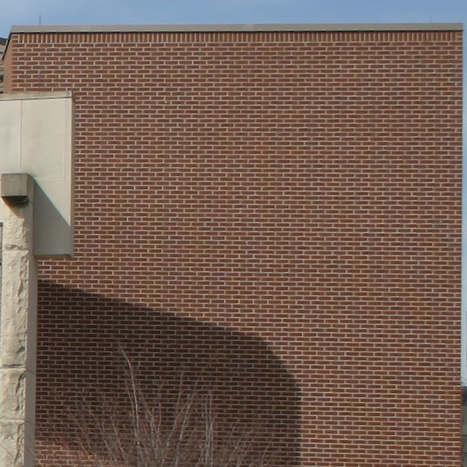
#> input picture Image_Processing_Exercise_2/images/bricks.tiff, 467 x 467 px
$ python Task2.py   (older library calls are emulated)
#> lines starting #> are read from the running program, lines starting #| are printed output that depends on the picture
from scipy import misc
import scipy.ndimage.filters as fi
from scipy import signal
import math
import numpy as np
import matplotlib.pyplot as plt

#######
#  a) #
#######

def downsample(img):
	# Get image dimensions
	img_width = len(img)
	img_height = len(img[0])

	# Create output image (half width and height of the original image)
	out_img = np.zeros((math.ceil(img_width / 2), math.ceil(img_height / 2), 3))

	# For every other row and column
	for y in range(0, img_height, 2):
		for x in range(0, img_width, 2):
			out_img[x // 2, y // 2] = img[x, y] # Sample the image

	# Return downsampled image
	return out_img

# Loads and returns input image 'file' as a float image in [0, 1] range
def load_image(file, m):
#> called with file = 'images/bricks.tiff', m = 'RGB'
	img = misc.imread(file, mode=m)
#> img is the input picture: shape (467, 467, 3); mean R, G, B 115.8, 94.9, 83.7
	img = img.astype(float)
	img *= 1.0 / 255.0
	return img

# Load image
img = load_image("images/bricks.tiff", 'RGB')

# Create figure for low-pass filter
fig = plt.figure()

# Plot original
a = fig.add_subplot(1,2,1)
a.set_title('Original')
plt.imshow(img, cmap=plt.cm.gray)

# Plot downsampled image
a = fig.add_subplot(1,2,2)
a.set_title('Downsampled')
plt.imshow(downsample(img), cmap=plt.cm.gray)
#> in downsample, `img_width = len(img)`: img_width = 467
#> after the loop in downsample, `for y in range(0, img_height, 2):`:
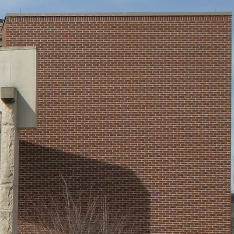
#> out_img: shape (234, 234, 3) float64; mean R, G, B 0.454, 0.373, 0.329

#######
#  b) #
#######

# Takes a RGB image 'img' and performs 2D spatial convolution on it using the kernel 'kernel'
# (not particularly fast...)
def convolve(img, kernel):
	img_width = len(img)
#> img_width = 467
	img_height = len(img[0])
#> img_height = 467
	channel_count = len(img[0, 0])
#> channel_count = 3
	kernel_width = len(kernel)
	kernel_height = len(kernel[0])

	# Pad the kernel to the size of the image
	kernel = np.pad(kernel, (0, img_width - kernel_width), 'constant')

	# Create output image
	out_img = np.zeros((img_width, img_height, channel_count))

	# For every channel
	for i in range(channel_count):
		# Create an image containing only component 'i' of our original image
		convolved_channel = np.zeros((img_width, img_height))
		for y in range(img_height):
			for x in range(img_width):
				convolved_channel[x, y] = img[x, y, i]

		# Convolve channel image
		convolved_channel = np.fft.ifft2(np.fft.fft2(convolved_channel) * np.fft.fft2(kernel)).real

		# Put convolution result in output image
		for y in range(img_height):
			for x in range(img_width):
				out_img[x, y, i] = convolved_channel[x, y]
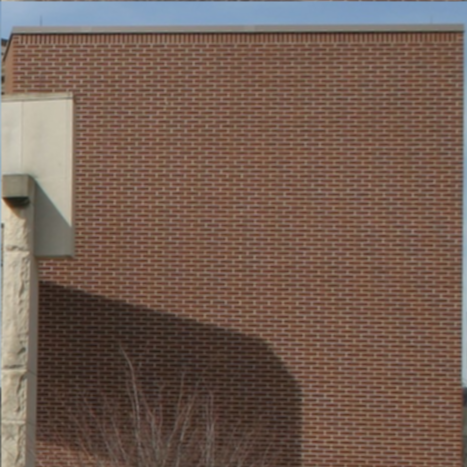
#> out_img: shape (467, 467, 3) float64; mean R, G, B 0.454, 0.372, 0.328

	# Return output image
	return out_img

def smooth_image(img, kernel_size):
	# Create our gaussian kernel
	gauss = np.zeros((kernel_size, kernel_size))
	gauss[kernel_size // 2, kernel_size // 2] = 1
	gauss = fi.gaussian_filter(gauss, 1.0)

	# Convolve and return
	return convolve(img, gauss)

# Create figure for low-pass filter
fig = plt.figure()

# Plot original
a = fig.add_subplot(2,2,1)
a.set_title('Original')
plt.imshow(img, cmap=plt.cm.gray)

# Plot downsampled and smoothed image (kernel_size = 3)
a = fig.add_subplot(2,2,2)
a.set_title('Kernel size = 3')
plt.imshow(downsample(smooth_image(img, 3)), cmap=plt.cm.gray)
#> after the loop in downsample (call 2), `for y in range(0, img_height, 2):`:
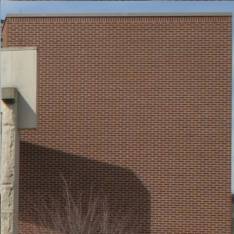
#> out_img: shape (234, 234, 3) float64; mean R, G, B 0.454, 0.373, 0.329

# Plot downsampled and smoothed image (kernel_size = 5)
a = fig.add_subplot(2,2,3)
a.set_title('Kernel size = 5')
plt.imshow(downsample(smooth_image(img, 5)), cmap=plt.cm.gray)
#> after the loop in convolve (call 2), `for i in range(channel_count):`:
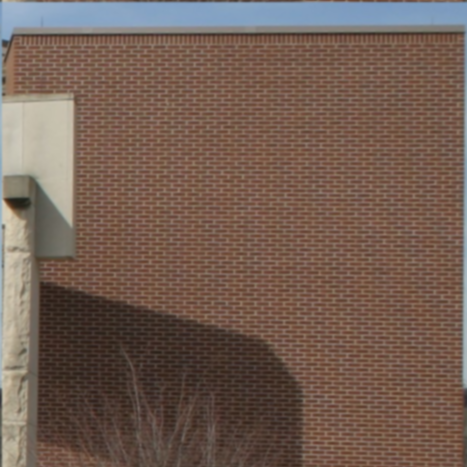
#> out_img: shape (467, 467, 3) float64; mean R, G, B 0.454, 0.372, 0.328

# Plot downsampled and smoothed image (kernel_size = 7)
a = fig.add_subplot(2,2,4)
a.set_title('Kernel size = 7')
plt.imshow(downsample(smooth_image(img, 7)), cmap=plt.cm.gray)
#> the loop in convolve (call 3), `for i in range(channel_count): # Create an image containing only compo..` made 3 passes
#> pass 1, in convolve (call 3), `convolved_channel = np.fft.ifft2(np.fft.fft2(convolved_channel) * np.f..`:
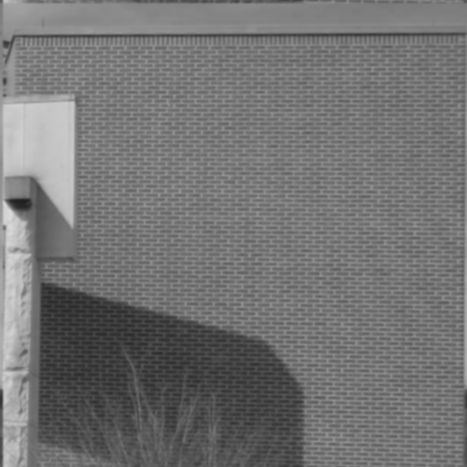
#> convolved_channel: shape (467, 467) float64; min 0.123, max 0.859, mean 0.454
#> pass 3, in convolve (call 3), `convolved_channel = np.fft.ifft2(np.fft.fft2(convolved_channel) * np.f..`:
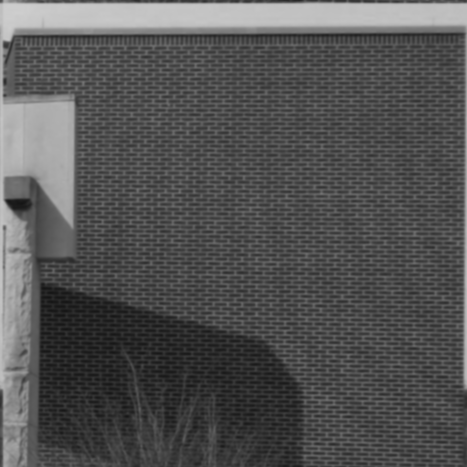
#> convolved_channel: shape (467, 467) float64; min 0.0849, max 0.81, mean 0.328
#> after the loop in convolve (call 3), `for i in range(channel_count):`:
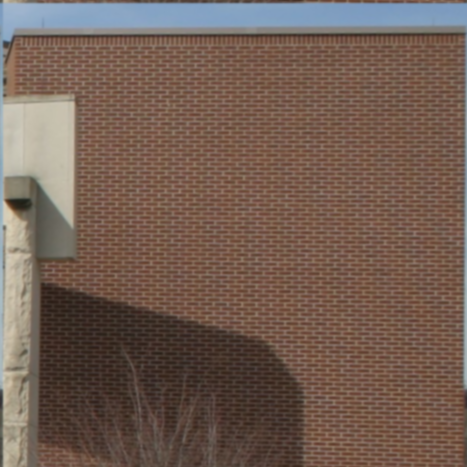
#> out_img: shape (467, 467, 3) float64; mean R, G, B 0.454, 0.372, 0.328

# Show figures
plt.show()

$ run again, with Image_Processing_Exercise_2/images/bush.tiff copied over Image_Processing_Exercise_2/images/bricks.tiff
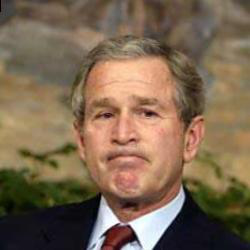
#> input picture Image_Processing_Exercise_2/images/bush.tiff, 250 x 250 px
#> in load_image, img is the input picture: shape (250, 250, 3); mean R, G, B 124.4, 103.3, 80.9
#> in downsample, `img_width = len(img)`: img_width = 250
#> after the loop in downsample, `for y in range(0, img_height, 2):`:
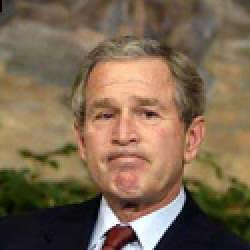
#> out_img: shape (125, 125, 3) float64 (shown 2 times larger); mean R, G, B 0.488, 0.405, 0.317
#> channel_count = 3
#> `plt.show()`:
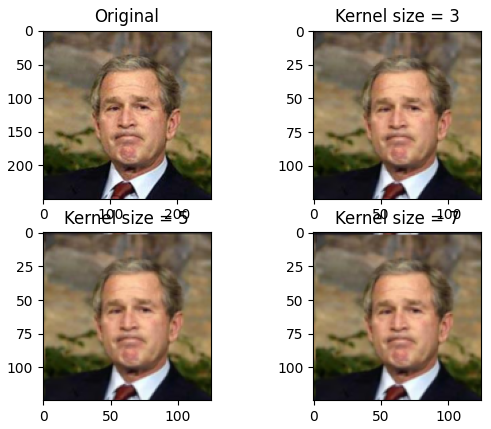
#> figure drawn by matplotlib, 4 panels

$ run again, with Image_Processing_Exercise_2/images/clinton.tiff copied over Image_Processing_Exercise_2/images/bricks.tiff
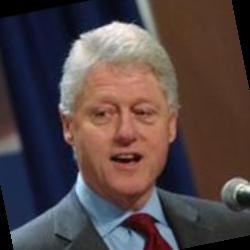
#> input picture Image_Processing_Exercise_2/images/clinton.tiff, 250 x 250 px
#> in load_image, img is the input picture: shape (250, 250, 3); mean R, G, B 82.6, 68.6, 68.6
#> in downsample, `img_width = len(img)`: img_width = 250
#> after the loop in downsample, `for y in range(0, img_height, 2):`:
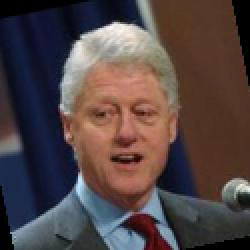
#> out_img: shape (125, 125, 3) float64 (shown 2 times larger); mean R, G, B 0.324, 0.269, 0.269
#> channel_count = 3
#> `plt.show()`:
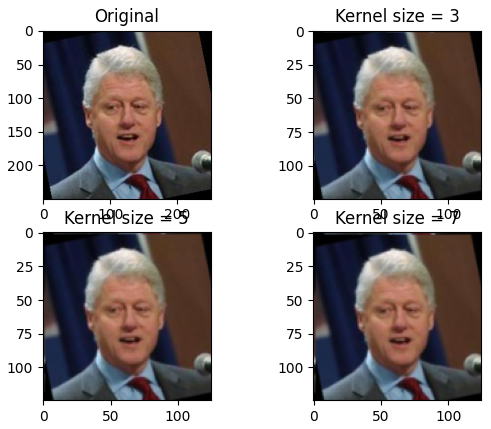
#> figure drawn by matplotlib, 4 panels
